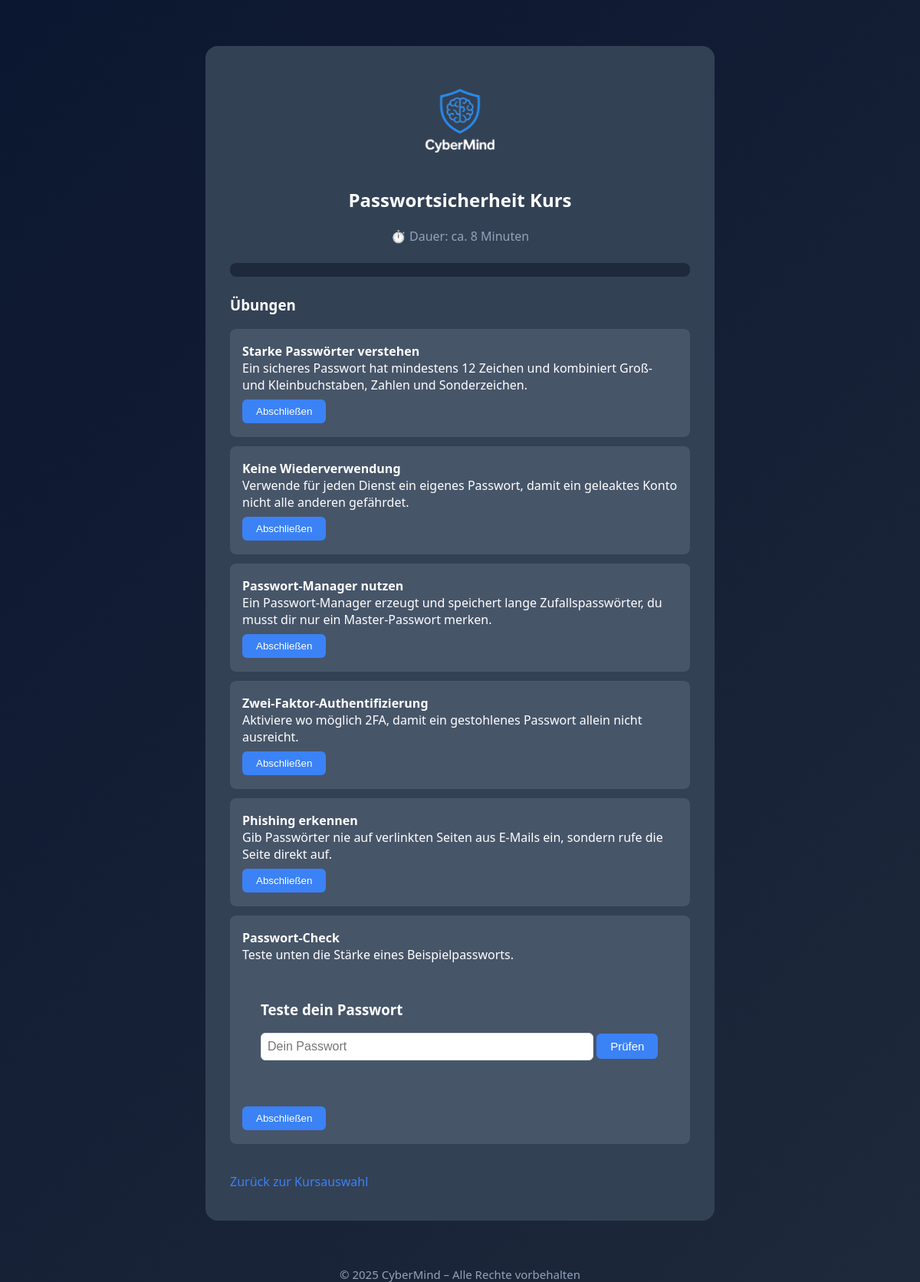
Page /password_course.php (signed in) on the committed database.
### tables this page shows
CREATE TABLE password_exercises (
    id INT AUTO_INCREMENT PRIMARY KEY,
    title VARCHAR(200) NOT NULL,
    content TEXT NOT NULL
);

### password_course.php (the view, shortened to what this page needs)
<?php
include 'db.php';
$sql = "SELECT id, plan, created_at FROM users WHERE username=?";
$stmt = $conn->prepare($sql);
$stmt->bind_param("s", $_SESSION['username']);
$stmt->execute();
$result = $stmt->get_result();
$user = $result->fetch_assoc();
$user_id = $user['id'];
$course_duration = 8;
$sql = "SELECT * FROM password_exercises";
$result = $conn->query($sql);
$exercises = [];
while ($exercise = $result->fetch_assoc()) {
    $sql2 = "SELECT completed FROM password_exercise_user WHERE user_id=? AND exercise_id=?";
    $stmt2 = $conn->prepare($sql2);
    $stmt2->bind_param("ii", $user_id, $exercise['id']);
    $stmt2->execute();
    $res2 = $stmt2->get_result();
    $done = ($res2->fetch_assoc()['completed'] ?? 0);
    $exercise['done'] = $done;
    $exercises[] = $exercise;
}
?>
<!DOCTYPE html>
<html lang="de">
<head>
</head>
<body>
<div class="center-box">
<img class="logo" src="Logo_no_background.png" alt="CyberMind Logo">
<h2>Passwortsicherheit Kurs</h2>
<div class="duration">⏱️ Dauer: ca. <?php echo $course_duration; ?> Minuten</div>
<div class="progress-bar"><div class="progress" id="progress"></div></div>
<h3>Übungen</h3>
<ul class="exercise-list" id="exerciseList">
<?php foreach ($exercises as $i => $ex): ?>
<li data-id="<?php echo $ex['id']; ?>">
<b><?php echo htmlspecialchars($ex['title']); ?></b><br>
<span><?php echo htmlspecialchars($ex['content']); ?></span>
<?php if ($i === 5): ?>
<div class="pw-test-section">
<h3>Teste dein Passwort</h3>
<form method="POST">
<input type="text" name="test_password" placeholder="Dein Passwort" required>
<button type="submit">Prüfen</button>
</form>
</div>
<?php endif; ?>
<?php if ($ex['done']): ?>
<span class="done">✔ Abgeschlossen</span>
<?php else: ?>
<form method="POST" class="exerciseForm" style="margin-top:8px;">
<button type="submit">Abschließen</button>
</form>
<?php endif; ?>
</li>
<?php endforeach; ?>
</ul>
<br><a href="exercises.php">Zurück zur Kursauswahl</a>
</div>
<footer>© 2025 CyberMind – Alle Rechte vorbehalten</footer>
</body>
</html>

### rows in the picture
password_exercises: title "Starke Passwörter verstehen", content "Ein sicheres Passwort hat mindestens 12 Zeichen und kombiniert Groß- und Kleinbuchstaben, Zahlen und Sonderzeichen."
password_exercises: title "Keine Wiederverwendung", content "Verwende für jeden Dienst ein eigenes Passwort, damit ein geleaktes Konto nicht alle anderen gefährdet."
password_exercises: title "Passwort-Manager nutzen", content "Ein Passwort-Manager erzeugt und speichert lange Zufallspasswörter, du musst dir nur ein Master-Passwort merken."
password_exercises: title "Zwei-Faktor-Authentifizierung", content "Aktiviere wo möglich 2FA, damit ein gestohlenes Passwort allein nicht ausreicht."
password_exercises: title "Phishing erkennen", content "Gib Passwörter nie auf verlinkten Seiten aus E-Mails ein, sondern rufe die Seite direkt auf."
password_exercises: title "Passwort-Check", content "Teste unten die Stärke eines Beispielpassworts."

### other values in the picture
$course_duration "8"
